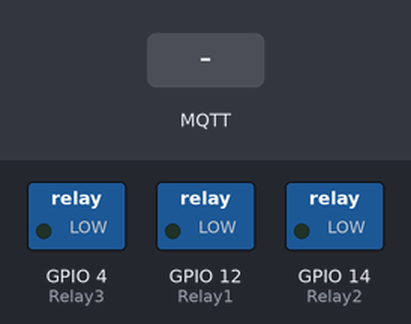
A sketch run on a simulated ESP8266 (NodeMCU). Shown: switched loads named in the sketch (green lamp = pin HIGH). The inputs (shaded band) are chosen by the test bench. WiFi joins after 1.5 s; servers stay silent unless stated; random numbers use the default seed unless the sketch sets one; no MQTT or app messages arrive unless stated; what the sketch prints to the serial monitor is not drawn.

Above: at 2.7 s.
2.8 s: MQTT message "1" arrives on the first subscribed topic
At 3.9 s:
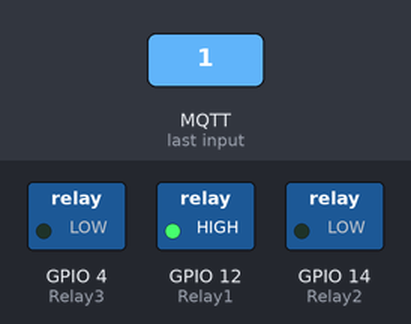
4.3 s: MQTT message "1" arrives on the second subscribed topic
At 5.0 s:
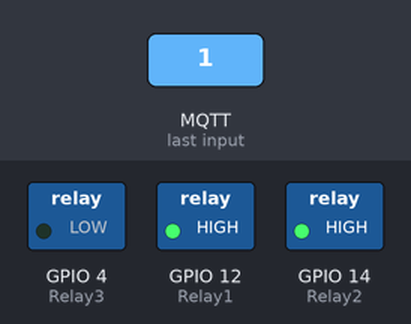
5.8 s: MQTT message "on" arrives on the first subscribed topic
At 6.1 s:
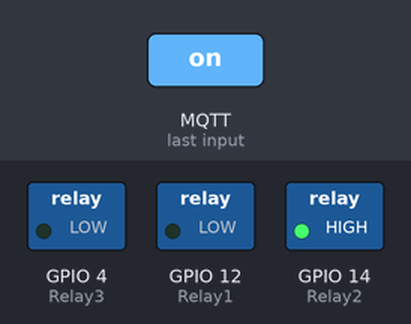
7.3 s: MQTT message "1" arrives on the third subscribed topic
At 8.5 s:
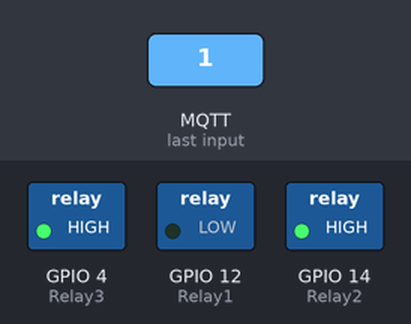
8.8 s: MQTT message "on" arrives on the second subscribed topic
At 9.6 s:
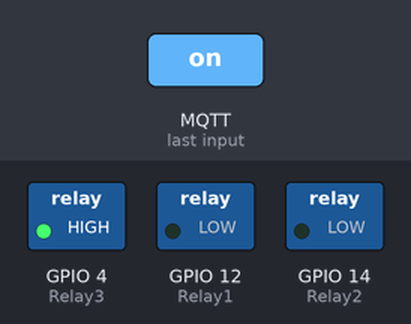
10.3 s: MQTT message "0" arrives on the third subscribed topic
At 10.8 s:
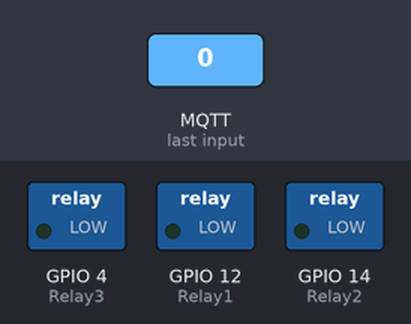
Timing chart, 0 to 12.8 s (numbered marks = the images above; inputs shaded):
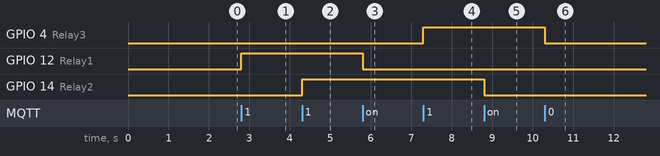

The sketch:

living-room-mqtt.ino
```cpp
#ifdef ESP8266
#include <ESP8266WiFi.h>
#elif defined(ESP32)
#include <WiFi.h>
#else
#error "Board not found"
#endif

#include <PubSubClient.h>

//Relays for switching appliances
#define Relay1            12
#define Relay2            14
#define Relay3            4
#define Relay4            5

// Update these with values suitable for your network.
const char* ssid = "Umar Jio";
const char* password = "Umar@JIO123#";
const char* mqtt_server = "192.168.15.138"; // Local IP address of Raspberry Pi

const char* username = "HomeControll";
const char* pass = "Esp@HIRA123#";
// Subscribed Topics

#define sub1 "first/living/light"
#define sub2 "first/living/fan"
#define sub3 "first/living/lamp"
//#define sub4 "device1/relay4"

WiFiClient espClient;
PubSubClient client(espClient);
unsigned long lastMsg = 0;
#define MSG_BUFFER_SIZE  (50)
char msg[MSG_BUFFER_SIZE];
int value = 0;


// Connecting to WiFi Router

void setup_wifi()
{

  delay(10);
  // We start by connecting to a WiFi network
  Serial.println();
  Serial.print("Connecting to ");
  Serial.println(ssid);

  WiFi.mode(WIFI_STA);
  WiFi.begin(ssid, password);

  while (WiFi.status() != WL_CONNECTED) {
    delay(500);
    Serial.print(".");
  }

  randomSeed(micros());

  Serial.println("");
  Serial.println("WiFi connected");
  Serial.println("IP address: ");
  Serial.println(WiFi.localIP());
}

void callback(char* topic, byte* payload, unsigned int length)
{
  Serial.print("Message arrived [");
  Serial.print(topic);
  Serial.print("] ");


  if (strstr(topic, sub1))
  {
    for (int i = 0; i < length; i++)
    {
      Serial.print((char)payload[i]);
    }
    Serial.println();
    // Switch on the LED if an 1 was received as first character
    if ((char)payload[0] == '1')
    {
      digitalWrite(Relay1, HIGH);   // Turn the LED on (Note that LOW is the voltage level
      // but actually the LED is on; this is because
      // it is active low on the ESP-01)
    } else {
      digitalWrite(Relay1, LOW);  // Turn the LED off by making the voltage HIGH
    }
  }

  else if ( strstr(topic, sub2))
  {
    for (int i = 0; i < length; i++) {
      Serial.print((char)payload[i]);
    }
    Serial.println();
    // Switch on the LED if an 1 was received as first character
    if ((char)payload[0] == '1') {
      digitalWrite(Relay2, HIGH);   // Turn the LED on (Note that LOW is the voltage level
      // but actually the LED is on; this is because
      // it is active low on the ESP-01)
    } else {
      digitalWrite(Relay2, LOW);  // Turn the LED off by making the voltage HIGH
    }
  }
  else if ( strstr(topic, sub3))
  {
    for (int i = 0; i < length; i++) {
      Serial.print((char)payload[i]);
    }
    Serial.println();
    // Switch on the LED if an 1 was received as first character
    if ((char)payload[0] == '1') {
      digitalWrite(Relay3, HIGH);   // Turn the LED on (Note that LOW is the voltage level
      // but actually the LED is on; this is because
      // it is active low on the ESP-01)
    } else {
      digitalWrite(Relay3, LOW);  // Turn the LED off by making the voltage HIGH
    }
  }
/*  else if ( strstr(topic, sub4))
  {
    for (int i = 0; i < length; i++) {
      Serial.print((char)payload[i]);
    }
    Serial.println();
    // Switch on the LED if an 1 was received as first character
    if ((char)payload[0] == '1') {
      digitalWrite(Relay4, HIGH);   // Turn the LED on (Note that LOW is the voltage level
      // but actually the LED is on; this is because
      // it is active low on the ESP-01)
    } else {
      digitalWrite(Relay4, LOW);  // Turn the LED off by making the voltage HIGH
    }
  }*/

  else
  {
    Serial.println("unsubscribed topic");
  }

}


// Connecting to MQTT broker

void reconnect()
{
  // Loop until we're reconnected
  while (!client.connected()) {
    Serial.print("Attempting MQTT connection...");
    // Create a random client ID
    String clientId = "ESP8266Client-";
    clientId += String(random(0xffff), HEX);
    // Attempt to connect
    if (client.connect(clientId.c_str() , username, pass)) {
      Serial.println("connected");
      // Once connected, publish an announcement...
      client.publish("outTopic", "hello world");
      // ... and resubscribe
      client.subscribe(sub1);
      client.subscribe(sub2);
      client.subscribe(sub3);
     //client.subscribe(sub4);
    } else {
      Serial.print("failed, rc=");
      Serial.print(client.state());
      Serial.println(" try again in 5 seconds");
      // Wait 5 seconds before retrying
      delay(5000);
    }
  }
}


void setup()
{

  pinMode(Relay1, OUTPUT);
  pinMode(Relay2, OUTPUT);
  pinMode(Relay3, OUTPUT);
 // pinMode(Relay4, OUTPUT);


  Serial.begin(115200);

  setup_wifi();

  client.setServer(mqtt_server, 1883);
  client.setCallback(callback);
}

void loop()
{

  if (!client.connected())
  {
    reconnect();
  }
  client.loop();

}
```

Measured:
- after the input at 2.8 s, GPIO 12 (Relay1): LOW → HIGH at once
- after the input at 4.3 s, GPIO 14 (Relay2): LOW → HIGH at once
- after the input at 5.8 s, GPIO 12 (Relay1): HIGH → LOW at once
- after the input at 7.3 s, GPIO 4 (Relay3): LOW → HIGH at once
- after the input at 8.8 s, GPIO 14 (Relay2): HIGH → LOW at once
- after the input at 10.3 s, GPIO 4 (Relay3): HIGH → LOW at once
